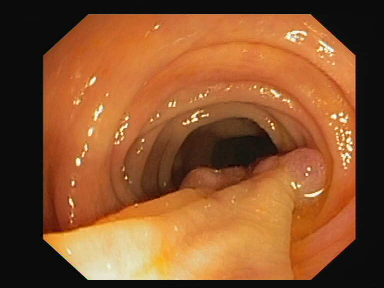
#> input picture dataset/TestDataset/CVC-ClinicDB/images/14.png, 384 x 288 px; its folder holds only this picture in this run
$ python vis_image.py   (older library calls are emulated)
#> lines starting #> are read from the running program, lines starting #| are printed output that depends on the picture
import cv2
import os
import glob

input_dir = 'dataset/TestDataset/CVC-ClinicDB/images'
# input_dir = 'dataset/TestDataset/CVC-ClinicDB_atta_heatmap'
# input_dir = 'evalDataset/save_predictions'
output_dir = 'evalDataset/save_predictions_brightness_to_heatmap'
os.makedirs(output_dir, exist_ok=True)

# Get all image files in the input directory
image_files = glob.glob(os.path.join(input_dir, '*.*'))

for image_file in image_files:
    # Load the image
    image = cv2.imread(image_file)
#> image is the input picture: shape (288, 384, 3); mean B, G, R 45.3, 83.8, 137.7

    if image is None:
        print(f"Error loading image {image_file}")
        continue

    # Convert to grayscale

    gray_image = cv2.cvtColor(image, cv2.COLOR_BGR2GRAY)
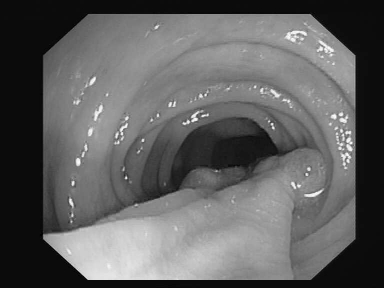
#> gray_image: shape (288, 384); min 0, max 251, mean 95.5

    # # Apply histogram equalization
    # equalized_gray = cv2.equalizeHist(gray_image)
    #
    # # Apply the colormap
    # heatmap = cv2.applyColorMap(equalized_gray, cv2.COLORMAP_JET)

    # Gaussian blur
    blurred_image = cv2.GaussianBlur(gray_image, (5, 5), 0)

    sobel_x = cv2.Sobel(blurred_image, cv2.CV_64F, 1, 0, ksize=3)
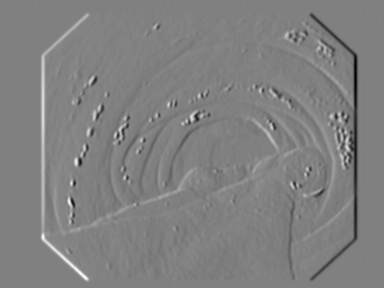
#> sobel_x: shape (288, 384) float64; min -358, max 350, mean 0; drawn with min black and max white
    sobel_y = cv2.Sobel(blurred_image, cv2.CV_64F, 0, 1, ksize=3)
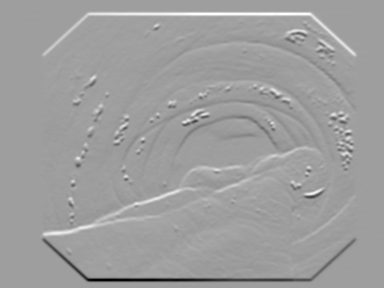
#> sobel_y: shape (288, 384) float64; min -540, max 328, mean 0; drawn with min black and max white
    sobel_edges = cv2.magnitude(sobel_x, sobel_y)
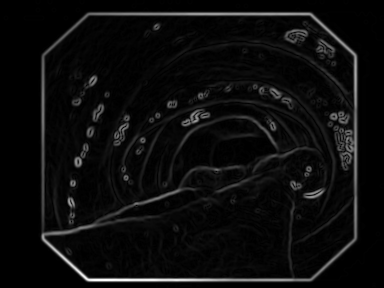
#> sobel_edges: shape (288, 384) float64; min 0, max 540, mean 26.3; drawn with min black and max white
    # blurred_image = cv2.GaussianBlur(image, (15, 15), 0)


    # Save heatmap
    base_filename = os.path.basename(image_file)
    # heatmap_filename = os.path.join(output_dir, f'heatmap_{base_filename}')
    # cv2.imwrite(heatmap_filename, heatmap)

    blurred_image_filename = os.path.join(output_dir, f'gaussian_blur_{base_filename}')
    cv2.imwrite(blurred_image_filename, sobel_edges)
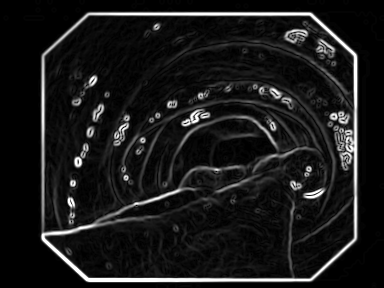
#> saved as gaussian_blur_14.png: shape (288, 384); min 0, max 255, mean 25.2
    print(f"Saved heatmap for {base_filename} as {blurred_image_filename}")

$ run again, on dataset/TestDataset/CVC-ClinicDB/images/404.png
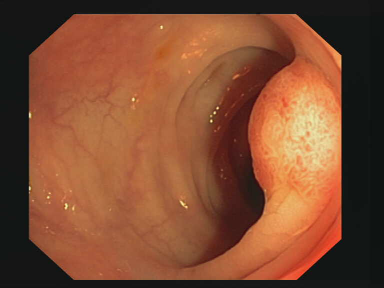
#> input picture dataset/TestDataset/CVC-ClinicDB/images/404.png, 384 x 288 px
#> image is the input picture: shape (288, 384, 3); mean B, G, R 49.9, 76.2, 128.3
#> `sobel_y = cv2.Sobel(blurred_image, cv2.CV_64F, 0, 1, ksize=3)`:
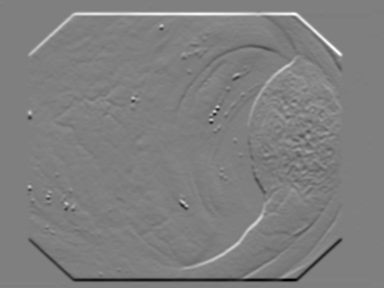
#> sobel_y: shape (288, 384) float64; min -278, max 278, mean 0; drawn with min black and max white
#> `cv2.imwrite(blurred_image_filename, sobel_edges)`:
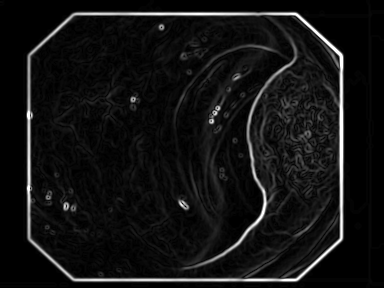
#> saved as gaussian_blur_404.png: shape (288, 384); min 0, max 255, mean 18.5

$ run again, on dataset/TestDataset/CVC-ClinicDB/images/431.png
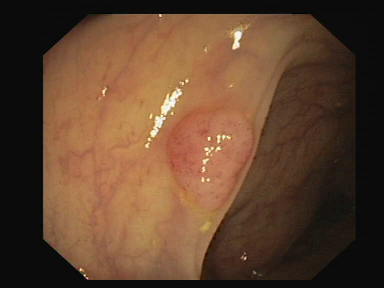
#> input picture dataset/TestDataset/CVC-ClinicDB/images/431.png, 384 x 288 px
#> image is the input picture: shape (288, 384, 3); mean B, G, R 46.9, 68, 97.5
#> `sobel_y = cv2.Sobel(blurred_image, cv2.CV_64F, 0, 1, ksize=3)`:
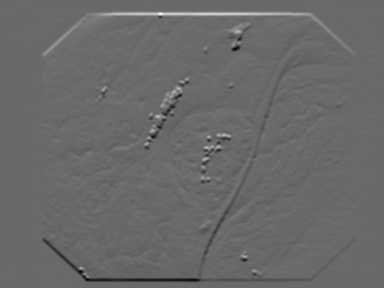
#> sobel_y: shape (288, 384) float64; min -284, max 400, mean 0; drawn with min black and max white
#> `cv2.imwrite(blurred_image_filename, sobel_edges)`:
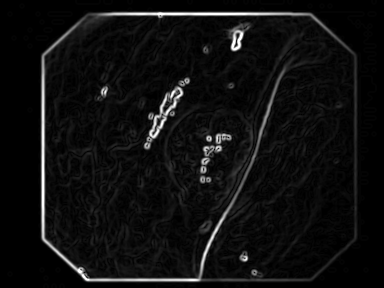
#> saved as gaussian_blur_431.png: shape (288, 384); min 0, max 255, mean 15.2

$ run again, on dataset/TestDataset/CVC-ClinicDB/images/464.png
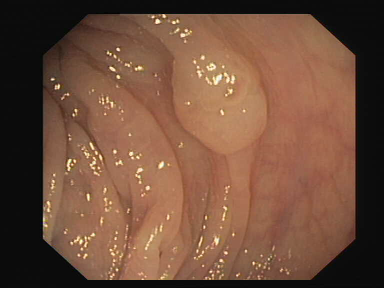
#> input picture dataset/TestDataset/CVC-ClinicDB/images/464.png, 384 x 288 px
#> image is the input picture: shape (288, 384, 3); mean B, G, R 59.4, 78.3, 112.3
#> `sobel_y = cv2.Sobel(blurred_image, cv2.CV_64F, 0, 1, ksize=3)`:
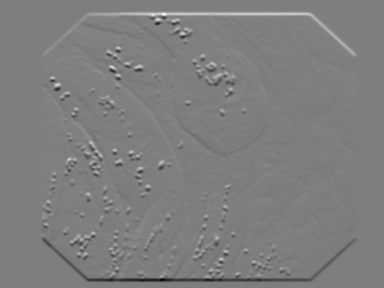
#> sobel_y: shape (288, 384) float64; min -441, max 446, mean 0; drawn with min black and max white
#> `cv2.imwrite(blurred_image_filename, sobel_edges)`:
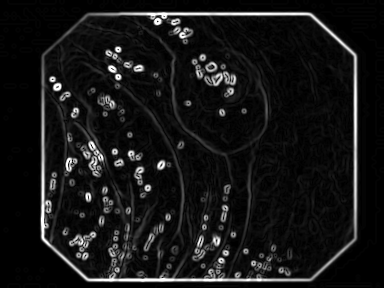
#> saved as gaussian_blur_464.png: shape (288, 384); min 0, max 255, mean 21.6
